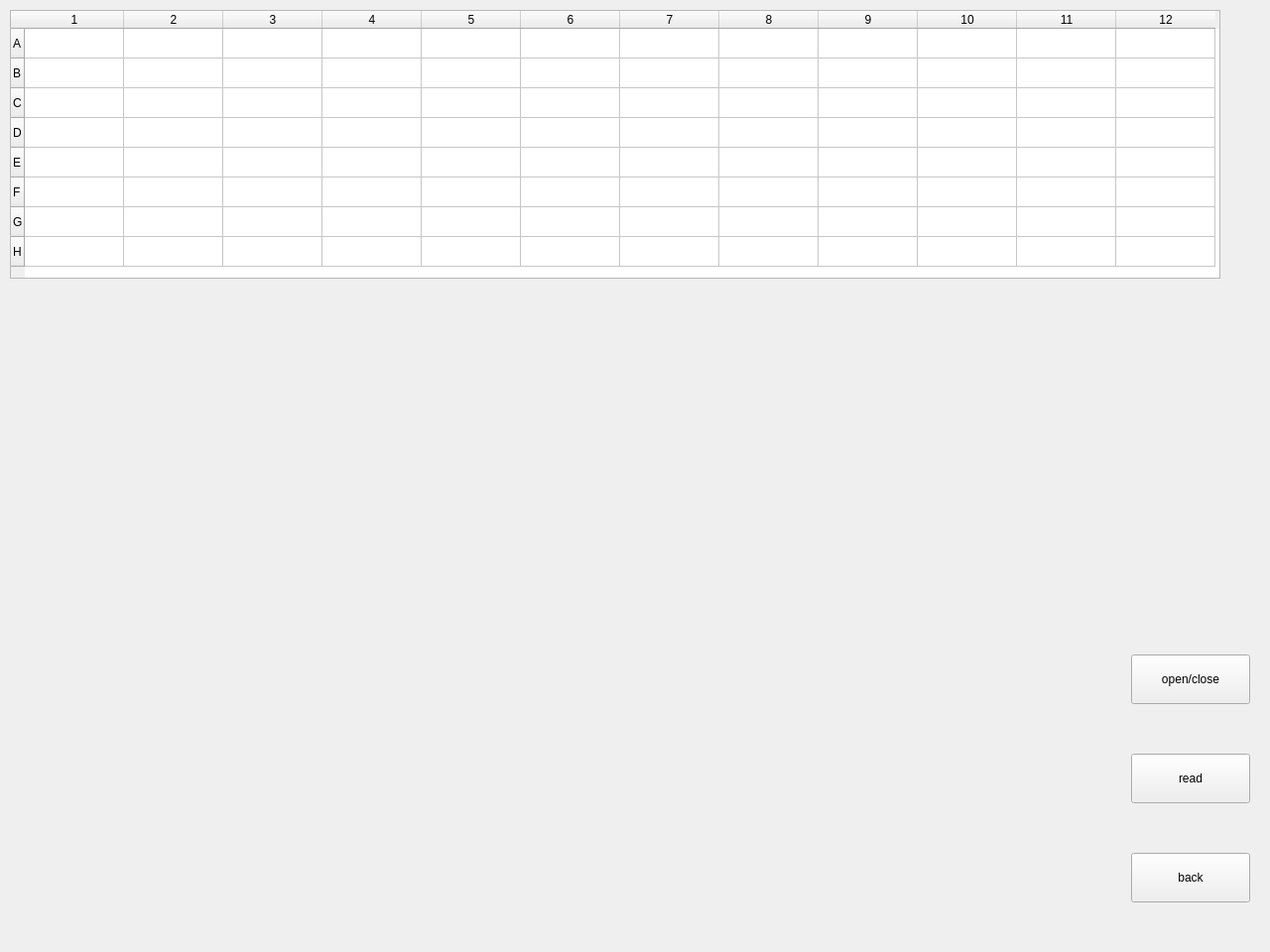
<?xml version="1.0" encoding="UTF-8"?>
<ui version="4.0">
 <class>Form</class>
 <widget class="QWidget" name="Form">
  <property name="geometry">
   <rect>
    <x>0</x>
    <y>0</y>
    <width>1280</width>
    <height>960</height>
   </rect>
  </property>
  <property name="windowTitle">
   <string>Form</string>
  </property>
  <widget class="QTableWidget" name="table_view_od">
   <property name="geometry">
    <rect>
     <x>10</x>
     <y>10</y>
     <width>1220</width>
     <height>271</height>
    </rect>
   </property>
   <property name="sizePolicy">
    <sizepolicy hsizetype="Fixed" vsizetype="Fixed">
     <horstretch>0</horstretch>
     <verstretch>0</verstretch>
    </sizepolicy>
   </property>
   <property name="sizeIncrement">
    <size>
     <width>0</width>
     <height>0</height>
    </size>
   </property>
   <property name="font">
    <font>
     <pointsize>9</pointsize>
    </font>
   </property>
   <row>
    <property name="text">
     <string>A</string>
    </property>
   </row>
   <row>
    <property name="text">
     <string>B</string>
    </property>
   </row>
   <row>
    <property name="text">
     <string>C</string>
    </property>
   </row>
   <row>
    <property name="text">
     <string>D</string>
    </property>
   </row>
   <row>
    <property name="text">
     <string>E</string>
    </property>
   </row>
   <row>
    <property name="text">
     <string>F</string>
    </property>
   </row>
   <row>
    <property name="text">
     <string>G</string>
    </property>
   </row>
   <row>
    <property name="text">
     <string>H</string>
    </property>
   </row>
   <column>
    <property name="text">
     <string>1</string>
    </property>
   </column>
   <column>
    <property name="text">
     <string>2</string>
    </property>
   </column>
   <column>
    <property name="text">
     <string>3</string>
    </property>
   </column>
   <column>
    <property name="text">
     <string>4</string>
    </property>
   </column>
   <column>
    <property name="text">
     <string>5</string>
    </property>
   </column>
   <column>
    <property name="text">
     <string>6</string>
    </property>
   </column>
   <column>
    <property name="text">
     <string>7</string>
    </property>
   </column>
   <column>
    <property name="text">
     <string>8</string>
    </property>
   </column>
   <column>
    <property name="text">
     <string>9</string>
    </property>
   </column>
   <column>
    <property name="text">
     <string>10</string>
    </property>
   </column>
   <column>
    <property name="text">
     <string>11</string>
    </property>
   </column>
   <column>
    <property name="text">
     <string>12</string>
    </property>
   </column>
  </widget>
  <widget class="QPushButton" name="push_button_open">
   <property name="geometry">
    <rect>
     <x>1140</x>
     <y>660</y>
     <width>120</width>
     <height>50</height>
    </rect>
   </property>
   <property name="sizePolicy">
    <sizepolicy hsizetype="Minimum" vsizetype="Expanding">
     <horstretch>0</horstretch>
     <verstretch>0</verstretch>
    </sizepolicy>
   </property>
   <property name="text">
    <string>open/close</string>
   </property>
  </widget>
  <widget class="QPushButton" name="push_button_read">
   <property name="geometry">
    <rect>
     <x>1140</x>
     <y>760</y>
     <width>120</width>
     <height>50</height>
    </rect>
   </property>
   <property name="sizePolicy">
    <sizepolicy hsizetype="Minimum" vsizetype="Expanding">
     <horstretch>0</horstretch>
     <verstretch>0</verstretch>
    </sizepolicy>
   </property>
   <property name="text">
    <string>read</string>
   </property>
  </widget>
  <widget class="QPushButton" name="push_button_back">
   <property name="geometry">
    <rect>
     <x>1140</x>
     <y>860</y>
     <width>120</width>
     <height>50</height>
    </rect>
   </property>
   <property name="text">
    <string>back</string>
   </property>
  </widget>
 </widget>
 <resources/>
 <connections>
  <connection>
   <sender>push_button_back</sender>
   <signal>clicked()</signal>
   <receiver>Form</receiver>
   <slot>close()</slot>
   <hints>
    <hint type="sourcelabel">
     <x>1207</x>
     <y>884</y>
    </hint>
    <hint type="destinationlabel">
     <x>1085</x>
     <y>898</y>
    </hint>
   </hints>
  </connection>
 </connections>
</ui>
